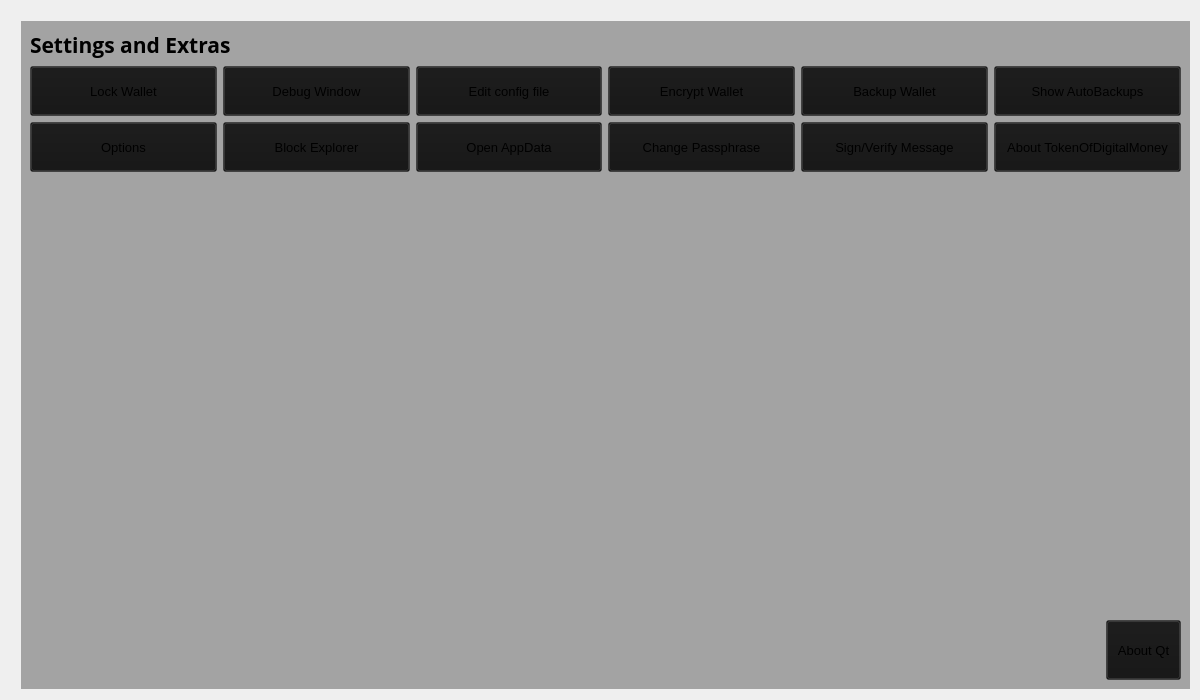
<?xml version="1.0" encoding="UTF-8"?>
<ui version="4.0">
 <class>SettingsPage</class>
 <widget class="QWidget" name="SettingsPage">
  <property name="windowModality">
   <enum>Qt::NonModal</enum>
  </property>
  <property name="enabled">
   <bool>true</bool>
  </property>
  <property name="geometry">
   <rect>
    <x>0</x>
    <y>0</y>
    <width>1200</width>
    <height>700</height>
   </rect>
  </property>
  <property name="sizePolicy">
   <sizepolicy hsizetype="Expanding" vsizetype="Expanding">
    <horstretch>0</horstretch>
    <verstretch>0</verstretch>
   </sizepolicy>
  </property>
  <property name="minimumSize">
   <size>
    <width>0</width>
    <height>0</height>
   </size>
  </property>
  <property name="acceptDrops">
   <bool>false</bool>
  </property>
  <property name="windowTitle">
   <string>Form</string>
  </property>
  <property name="styleSheet">
   <string notr="true"/>
  </property>
  <layout class="QGridLayout">
   <property name="sizeConstraint">
    <enum>QLayout::SetMaximumSize</enum>
   </property>
   <property name="leftMargin">
    <number>21</number>
   </property>
   <property name="topMargin">
    <number>21</number>
   </property>
   <property name="rightMargin">
    <number>10</number>
   </property>
   <item row="1" column="0">
    <widget class="QWidget" name="widget" native="true">
     <property name="sizePolicy">
      <sizepolicy hsizetype="Expanding" vsizetype="Expanding">
       <horstretch>0</horstretch>
       <verstretch>0</verstretch>
      </sizepolicy>
     </property>
     <property name="styleSheet">
      <string notr="true">background: transparent;
background-color: rgb(20, 20, 20, 0.35);
</string>
     </property>
     <layout class="QGridLayout" name="gridLayout01">
      <item row="2" column="0">
       <layout class="QHBoxLayout" name="horizontalLayout_3">
        <item>
         <widget class="QPushButton" name="options">
          <property name="minimumSize">
           <size>
            <width>0</width>
            <height>50</height>
           </size>
          </property>
          <property name="font">
           <font>
            <pointsize>10</pointsize>
           </font>
          </property>
          <property name="text">
           <string>Options</string>
          </property>
         </widget>
        </item>
        <item>
         <widget class="QPushButton" name="blockexplorer">
          <property name="minimumSize">
           <size>
            <width>0</width>
            <height>50</height>
           </size>
          </property>
          <property name="font">
           <font>
            <pointsize>10</pointsize>
           </font>
          </property>
          <property name="text">
           <string>Block Explorer</string>
          </property>
         </widget>
        </item>
        <item>
         <widget class="QPushButton" name="open_datafolder">
          <property name="minimumSize">
           <size>
            <width>0</width>
            <height>50</height>
           </size>
          </property>
          <property name="font">
           <font>
            <pointsize>10</pointsize>
           </font>
          </property>
          <property name="text">
           <string>Open AppData</string>
          </property>
         </widget>
        </item>
        <item>
         <widget class="QPushButton" name="changepassphrase">
          <property name="minimumSize">
           <size>
            <width>0</width>
            <height>50</height>
           </size>
          </property>
          <property name="font">
           <font>
            <pointsize>10</pointsize>
           </font>
          </property>
          <property name="text">
           <string>Change Passphrase</string>
          </property>
         </widget>
        </item>
        <item>
         <widget class="QPushButton" name="signmesage">
          <property name="minimumSize">
           <size>
            <width>0</width>
            <height>50</height>
           </size>
          </property>
          <property name="font">
           <font>
            <pointsize>10</pointsize>
           </font>
          </property>
          <property name="text">
           <string>Sign/Verify Message</string>
          </property>
         </widget>
        </item>
        <item>
         <widget class="QPushButton" name="aboutcoin">
          <property name="minimumSize">
           <size>
            <width>0</width>
            <height>50</height>
           </size>
          </property>
          <property name="font">
           <font>
            <pointsize>10</pointsize>
           </font>
          </property>
          <property name="text">
           <string>About TokenOfDigitalMoney</string>
          </property>
         </widget>
        </item>
       </layout>
      </item>
      <item row="6" column="0">
       <layout class="QHBoxLayout" name="horizontalLayout_5">
        <property name="bottomMargin">
         <number>0</number>
        </property>
        <item>
         <spacer name="horizontalSpacer">
          <property name="orientation">
           <enum>Qt::Horizontal</enum>
          </property>
          <property name="sizeHint" stdset="0">
           <size>
            <width>40</width>
            <height>20</height>
           </size>
          </property>
         </spacer>
        </item>
        <item>
         <widget class="QPushButton" name="aboutqt">
          <property name="minimumSize">
           <size>
            <width>60</width>
            <height>60</height>
           </size>
          </property>
          <property name="maximumSize">
           <size>
            <width>75</width>
            <height>16777215</height>
           </size>
          </property>
          <property name="font">
           <font>
            <pointsize>10</pointsize>
           </font>
          </property>
          <property name="text">
           <string>About Qt</string>
          </property>
         </widget>
        </item>
       </layout>
      </item>
      <item row="0" column="0">
       <layout class="QHBoxLayout" name="horizontalLayout_4">
        <property name="spacing">
         <number>7</number>
        </property>
        <item>
         <widget class="QLabel" name="label_5">
          <property name="font">
           <font>
            <family>Open Sans,sans-serif</family>
            <pointsize>16</pointsize>
            <weight>75</weight>
            <bold>true</bold>
           </font>
          </property>
          <property name="styleSheet">
           <string notr="true">background: transparent;</string>
          </property>
          <property name="text">
           <string>Settings and Extras</string>
          </property>
         </widget>
        </item>
        <item>
         <spacer name="horizontalSpacer_2">
          <property name="orientation">
           <enum>Qt::Horizontal</enum>
          </property>
          <property name="sizeHint" stdset="0">
           <size>
            <width>40</width>
            <height>20</height>
           </size>
          </property>
         </spacer>
        </item>
       </layout>
      </item>
      <item row="1" column="0">
       <layout class="QHBoxLayout" name="horizontalLayout_2">
        <item>
         <widget class="QPushButton" name="lockwallet">
          <property name="minimumSize">
           <size>
            <width>0</width>
            <height>50</height>
           </size>
          </property>
          <property name="font">
           <font>
            <pointsize>10</pointsize>
           </font>
          </property>
          <property name="text">
           <string>Lock Wallet</string>
          </property>
         </widget>
        </item>
        <item>
         <widget class="QPushButton" name="debugwindow">
          <property name="minimumSize">
           <size>
            <width>0</width>
            <height>50</height>
           </size>
          </property>
          <property name="font">
           <font>
            <pointsize>10</pointsize>
           </font>
          </property>
          <property name="text">
           <string>Debug Window</string>
          </property>
         </widget>
        </item>
        <item>
         <widget class="QPushButton" name="editconf">
          <property name="minimumSize">
           <size>
            <width>0</width>
            <height>50</height>
           </size>
          </property>
          <property name="font">
           <font>
            <pointsize>10</pointsize>
           </font>
          </property>
          <property name="text">
           <string>Edit config file</string>
          </property>
         </widget>
        </item>
        <item>
         <widget class="QPushButton" name="encryptwallet">
          <property name="minimumSize">
           <size>
            <width>0</width>
            <height>50</height>
           </size>
          </property>
          <property name="font">
           <font>
            <pointsize>10</pointsize>
           </font>
          </property>
          <property name="text">
           <string>Encrypt Wallet</string>
          </property>
         </widget>
        </item>
        <item>
         <widget class="QPushButton" name="backupwallet">
          <property name="minimumSize">
           <size>
            <width>0</width>
            <height>50</height>
           </size>
          </property>
          <property name="font">
           <font>
            <pointsize>10</pointsize>
           </font>
          </property>
          <property name="text">
           <string>Backup Wallet</string>
          </property>
         </widget>
        </item>
        <item>
         <widget class="QPushButton" name="show_autobackups">
          <property name="minimumSize">
           <size>
            <width>0</width>
            <height>50</height>
           </size>
          </property>
          <property name="font">
           <font>
            <pointsize>10</pointsize>
           </font>
          </property>
          <property name="text">
           <string>Show AutoBackups</string>
          </property>
         </widget>
        </item>
       </layout>
      </item>
      <item row="3" column="0">
       <spacer name="verticalSpacer">
        <property name="orientation">
         <enum>Qt::Vertical</enum>
        </property>
        <property name="sizeHint" stdset="0">
         <size>
          <width>20</width>
          <height>40</height>
         </size>
        </property>
       </spacer>
      </item>
     </layout>
    </widget>
   </item>
  </layout>
 </widget>
 <resources/>
 <connections/>
</ui>
